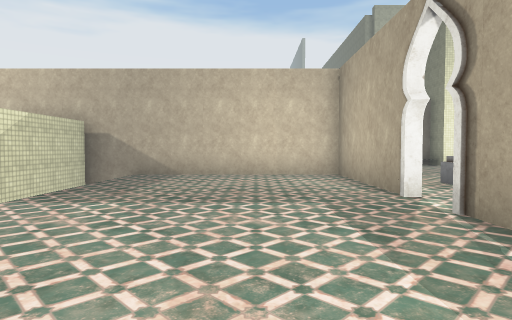
[1] (above)

19 first-person views from a walk through a scene from a Unity 3-D project. The camera is 1.5 m above the floor, tilts 2° down and sees 75° across. The floor is counted in squares, 2 m on a side. Each view is taken from the middle of a square. On the plan, view 1 faces up. The plan holds only what a view shows up to about 11 squares ahead; the rest is blank. The place goes on beyond the plan. Some surface patterns are stand-ins.

[2]
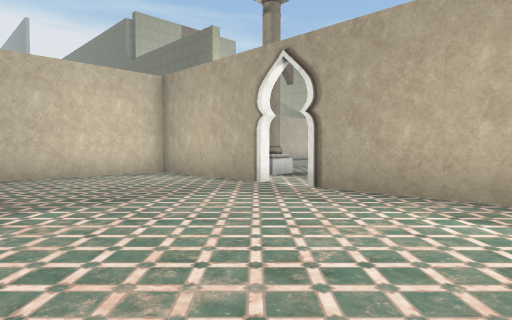

[3]
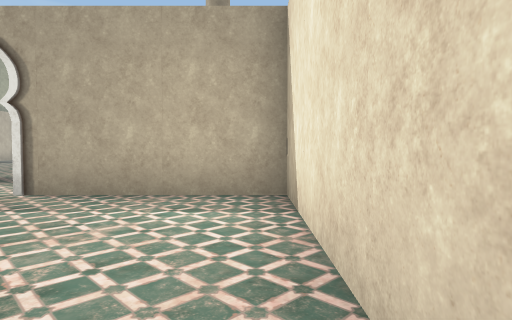

[4]
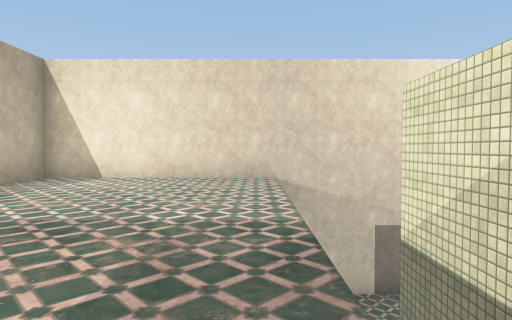

[5]
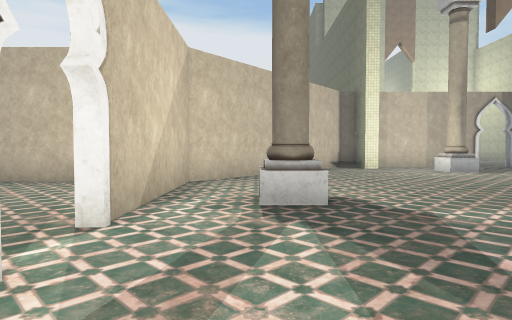

[6]
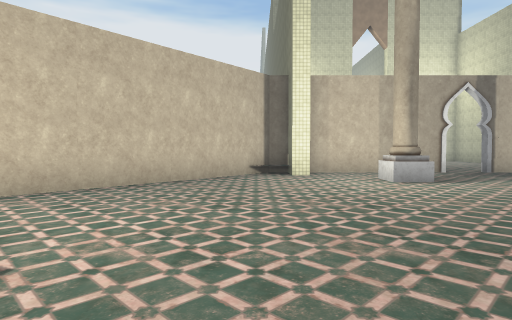

[7]
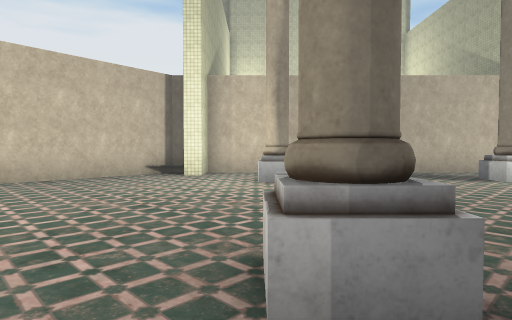

[8]
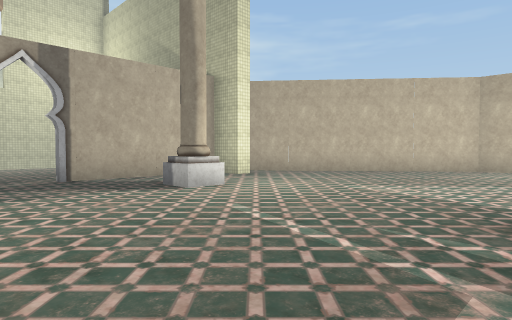

[9]
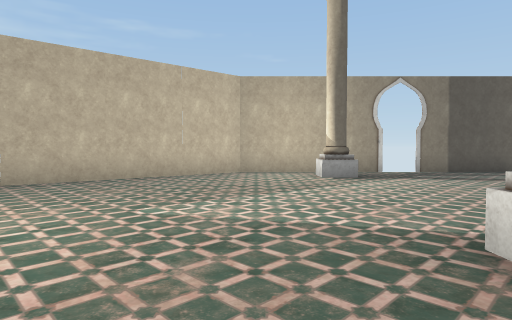

[10]
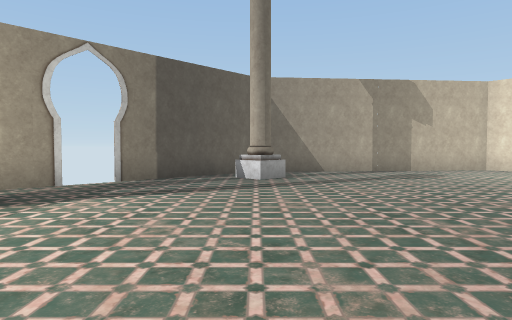

[11]
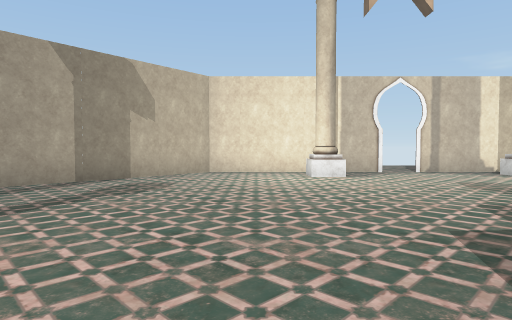

[12]
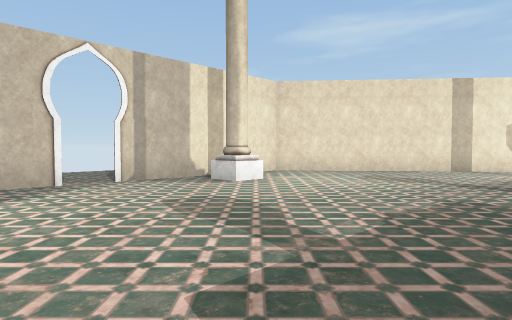

[13]
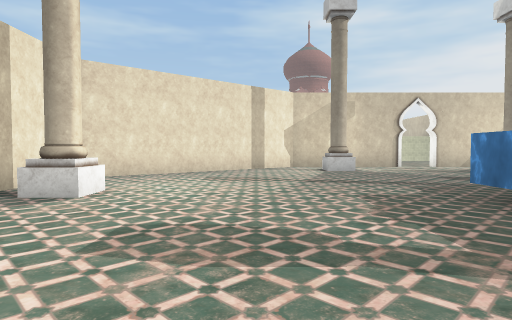

[14]
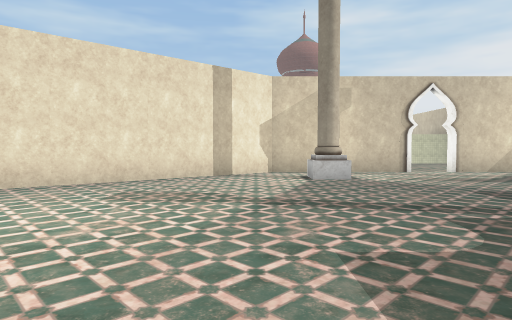

[15]
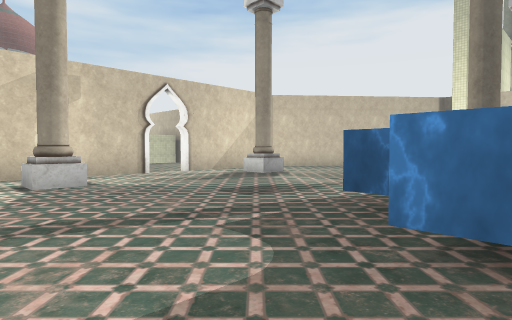

[16]
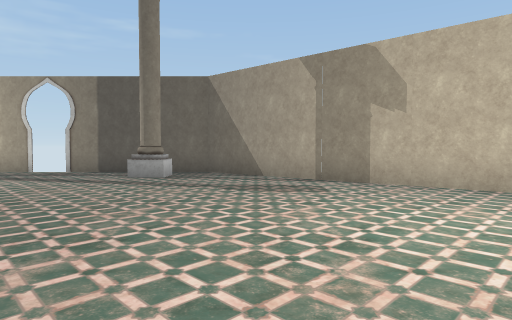

[17]
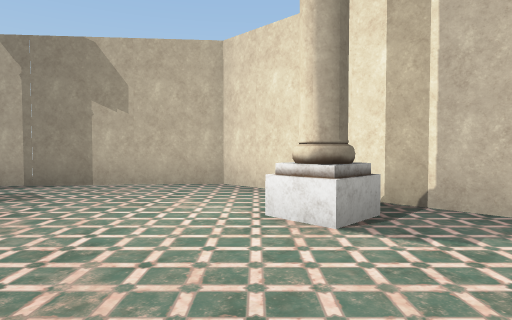

[18]
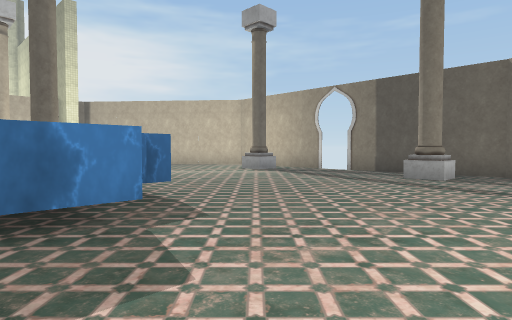

[19]
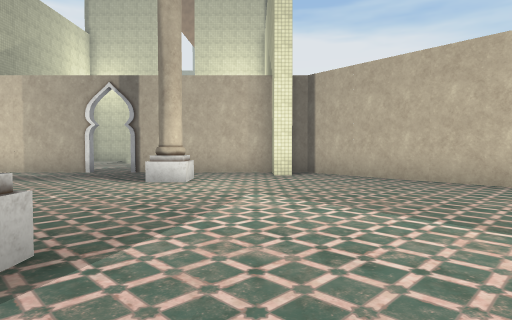

### Floor plan
Points are (right, up) in squares from view 1. A wall is a line through its corners. A room is listed if a view was taken in it or the views show most of it. See-through windows are left out.
Room 1 (views 1, 2, 3, 4)
walls: (2.4, 5.1) (2.4, 9.5); (2.4, -0.5) (2.4, 3.9); (-6.5, -0.5) (2.5, -0.5); (2.5, 9.5) (-4.8, 9.5) (-4.8, 4)
ways out: opening at (2, 4.5) to room 2
Room 2 (views 5, 6, 7, 8, 9, 10, 11, 12, 13, 14, 15, 16, 17, 18, 19)
walls: (16.5, 7.4) (16.5, 6.9); (16.7, 2.5) (16.2, 2.6); (15.6, 1.2) (14.4, 1.2); (11, 6.4) (10.1, 6.4) (10.1, 7.1); (11.9, 1.2) (11, 1.2); (10.4, 2.6) (9.9, 2.6); (22.5, 6.2) (22.5, 7.3) (23.5, 7.3); (16.5, 13.2) (16.5, 12.4) (15.6, 12.4) (15.6, 13.4); (24.5, 5) (24.5, 9.5) (19.6, 15.3) (19.1, 15.3); (23.5, 0.4) (22.5, 0.4) (22.5, 1.3) (23.5, 1.3); (11, 12.4) (10.1, 12.4) (10.1, 13.4); (19, 14.2) (18.5, 14.2) (18.5, 15.3) (14.1, 15.3); (15.6, -5.6) (15.6, -4.7) (16.5, -4.7) (16.5, -5.5); (12.9, 15.3) (8.5, 15.3) (8.5, 14.2) (8, 14.2) (8, 15.3) (7.4, 15.3) (2.5, 9.5) (2.5, 5.1); (5, 7.4) (5, 6.4) (4, 6.4); (10, -4.7) (10.9, -4.7) (10.9, -5.6); (5, 1.4) (5, 0.4) (4, 0.4); (14, -6.5) (19.5, -6.5) (24.5, -0.5) (24.5, 4); (4.1, 6.8) (4.1, 7.4); (2.5, 3.9) (2.5, -0.5) (7.5, -6.5); (7.9, -6.5) (13, -6.5)
ways out: opening at (2, 4.5) to room 1; opening at (13.5, 15); gap at (10, -6)

Where each view was taken, in squares from view 1:
view 1: 0 up, 0 right, facing up
view 2: 0 up, 3 left, facing up-right
view 3: 0 up, 3 left, facing right
view 4: 8 up, 3 left, facing down
view 5: 2 up, 4 right, facing up
view 6: 5 up, 7 right, facing up
view 7: 5 up, 10 right, facing up
view 8: 7 up, 12 right, facing up-right
view 9: 9 up, 14 right, facing right
view 10: 7 up, 17 right, facing down-right
view 11: 4 up, 18 right, facing down
view 12: 1 up, 16 right, facing down-left
view 13: 2 down, 16 right, facing left
view 14: 1 down, 13 right, facing left
view 15: 1 down, 12 right, facing up-left
view 16: 2 down, 14 right, facing right
view 17: 2 down, 14 right, facing down-right
view 18: 2 down, 14 right, facing up-right
view 19: 5 up, 18 right, facing up
